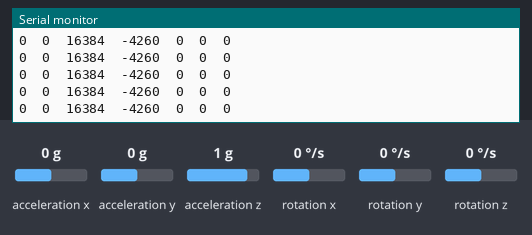
Bench run of a sketch on a simulated Arduino Uno, built with avr-gcc and run on an emulated ATmega328P. Shown: the last lines printed to the serial monitor. Wiring (inferred from the names in the program): MPU-6050 motion sensor at I2C address 0x68. The test bench sets the inputs (shaded band); at power-on: acceleration x 0 g, acceleration y 0 g, acceleration z 1 g, rotation x 0 °/s, rotation y 0 °/s, rotation z 0 °/s.

Above: at 1.2 s.
1.3 s: acceleration x set to -1.4 g
At 1.58 s:
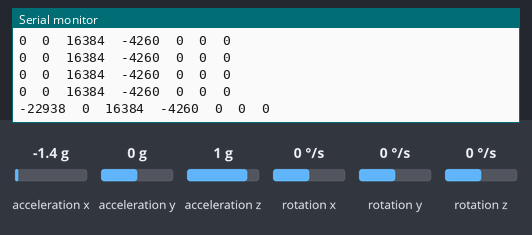
2.8 s: acceleration y set to -1.4 g
At 3.0 s:
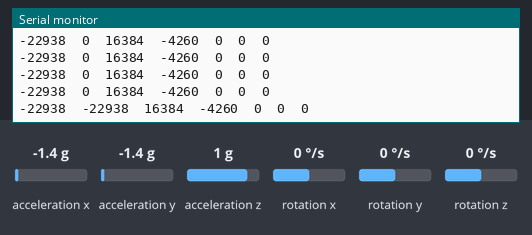
4.3 s: acceleration z set to -1.4 g
At 4.42 s:
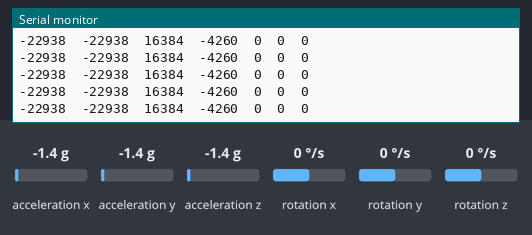
5.8 s: rotation x set to -192 °/s
At 5.84 s:
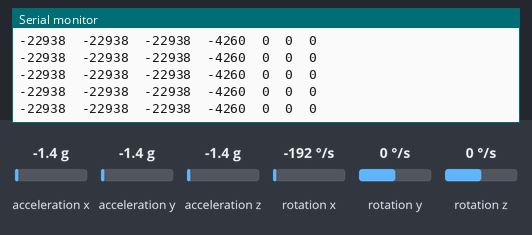
7.3 s: rotation y set to -192 °/s
At 7.46 s:
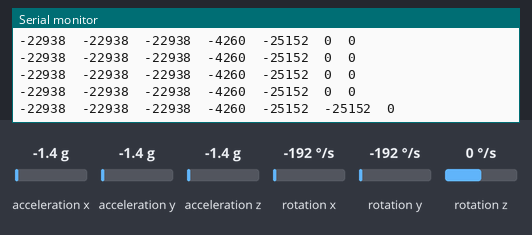
8.8 s: rotation z set to -192 °/s
At 8.89 s:
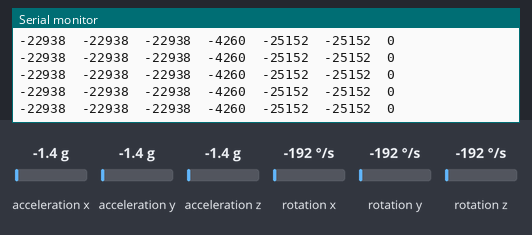

Measured:
- after the input at 1.3 s, the serial monitor: prints a new line after 0.12 s (image 1)
- after the input at 2.8 s, the serial monitor: prints a new line at once (image 2)
- after the input at 7.3 s, the serial monitor: prints a new line at once (image 5)

The sketch:

GyverMPU6050.ino
```cpp
#include "Wire.h"
const int MPU_addr = 0x68; // адрес датчика
// массив данных
// [accX, accY, accZ, temp, gyrX, gyrY, gyrZ]
// acc - ускорение, gyr - угловая скорость, temp - температура (raw)
int16_t data[7];
void setup() {
  // инициализация
  Wire.begin();
  Wire.beginTransmission(MPU_addr);
  Wire.write(0x6B);  // PWR_MGMT_1 register
  Wire.write(0);     // set to zero (wakes up the MPU-6050)
  Wire.endTransmission(true);

  Serial.begin(9600);
}
void loop() {
  getData();  // получаем
  // выводим
  for (byte i = 0; i < 7; i++) {
    Serial.print(data[i]);
    Serial.print('\t');
  }
  Serial.println();
  delay(200);
}
void getData() {
  Wire.beginTransmission(MPU_addr);
  Wire.write(0x3B);  // starting with register 0x3B (ACCEL_XOUT_H)
  Wire.endTransmission(false);
  Wire.requestFrom(MPU_addr, 14, true); // request a total of 14 registers
  for (byte i = 0; i < 7; i++) {
    data[i] = Wire.read() << 8 | Wire.read();
  }
}
```
